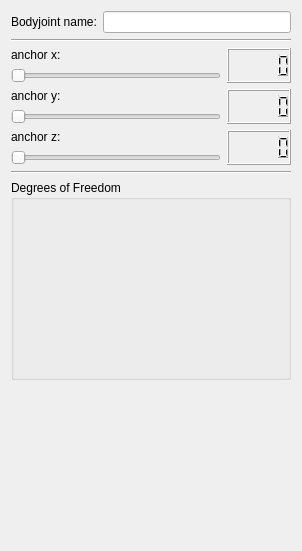
<?xml version="1.0" encoding="UTF-8"?>
<ui version="4.0">
 <class>BodyJointEditorBase</class>
 <widget class="QWidget" name="BodyJointEditorBase">
  <property name="geometry">
   <rect>
    <x>0</x>
    <y>0</y>
    <width>302</width>
    <height>551</height>
   </rect>
  </property>
  <property name="windowTitle">
   <string>Form</string>
  </property>
  <layout class="QVBoxLayout" name="verticalLayout_7">
   <item>
    <layout class="QHBoxLayout" name="horizontalLayout_7">
     <item>
      <widget class="QLabel" name="label_7">
       <property name="text">
        <string>Bodyjoint name:</string>
       </property>
      </widget>
     </item>
     <item>
      <widget class="QLineEdit" name="lineEdit"/>
     </item>
    </layout>
   </item>
   <item>
    <widget class="Line" name="line_2">
     <property name="orientation">
      <enum>Qt::Horizontal</enum>
     </property>
    </widget>
   </item>
   <item>
    <layout class="QHBoxLayout" name="horizontalLayout">
     <item>
      <layout class="QVBoxLayout" name="verticalLayout">
       <item>
        <widget class="QLabel" name="label">
         <property name="text">
          <string>anchor x:</string>
         </property>
        </widget>
       </item>
       <item>
        <widget class="QSlider" name="slider0">
         <property name="orientation">
          <enum>Qt::Horizontal</enum>
         </property>
        </widget>
       </item>
      </layout>
     </item>
     <item>
      <widget class="QLCDNumber" name="lcd0"/>
     </item>
    </layout>
   </item>
   <item>
    <layout class="QHBoxLayout" name="horizontalLayout_2">
     <item>
      <layout class="QVBoxLayout" name="verticalLayout_2">
       <item>
        <widget class="QLabel" name="label_2">
         <property name="text">
          <string>anchor y:</string>
         </property>
        </widget>
       </item>
       <item>
        <widget class="QSlider" name="slider1">
         <property name="orientation">
          <enum>Qt::Horizontal</enum>
         </property>
        </widget>
       </item>
      </layout>
     </item>
     <item>
      <widget class="QLCDNumber" name="lcd1"/>
     </item>
    </layout>
   </item>
   <item>
    <layout class="QHBoxLayout" name="horizontalLayout_3">
     <item>
      <layout class="QVBoxLayout" name="verticalLayout_3">
       <item>
        <widget class="QLabel" name="label_3">
         <property name="text">
          <string>anchor z:</string>
         </property>
        </widget>
       </item>
       <item>
        <widget class="QSlider" name="slider2">
         <property name="orientation">
          <enum>Qt::Horizontal</enum>
         </property>
        </widget>
       </item>
      </layout>
     </item>
     <item>
      <widget class="QLCDNumber" name="lcd2"/>
     </item>
    </layout>
   </item>
   <item>
    <widget class="Line" name="line">
     <property name="orientation">
      <enum>Qt::Horizontal</enum>
     </property>
    </widget>
   </item>
   <item>
    <widget class="QGroupBox" name="BodyJointEditorBaseLayout">
     <property name="minimumSize">
      <size>
       <width>0</width>
       <height>200</height>
      </size>
     </property>
     <property name="title">
      <string>Degrees of Freedom</string>
     </property>
     <layout class="QVBoxLayout" name="verticalLayout_4">
      <property name="spacing">
       <number>0</number>
      </property>
      <property name="margin">
       <number>0</number>
      </property>
      <item>
       <widget class="DofEditor" name="dofEditor0" native="true"/>
      </item>
      <item>
       <widget class="DofEditor" name="dofEditor1" native="true"/>
      </item>
      <item>
       <widget class="DofEditor" name="dofEditor2" native="true"/>
      </item>
      <item>
       <widget class="DofEditor" name="dofEditor3" native="true"/>
      </item>
      <item>
       <widget class="DofEditor" name="dofEditor4" native="true"/>
      </item>
      <item>
       <widget class="DofEditor" name="dofEditor5" native="true"/>
      </item>
     </layout>
    </widget>
   </item>
   <item>
    <spacer name="verticalSpacer">
     <property name="orientation">
      <enum>Qt::Vertical</enum>
     </property>
     <property name="sizeHint" stdset="0">
      <size>
       <width>20</width>
       <height>40</height>
      </size>
     </property>
    </spacer>
   </item>
  </layout>
 </widget>
 <customwidgets>
  <customwidget>
   <class>DofEditor</class>
   <extends>QWidget</extends>
   <header location="global">widgets/DofEditor.h</header>
   <container>1</container>
  </customwidget>
 </customwidgets>
 <resources/>
 <connections>
  <connection>
   <sender>slider0</sender>
   <signal>valueChanged(int)</signal>
   <receiver>lcd0</receiver>
   <slot>display(int)</slot>
   <hints>
    <hint type="sourcelabel">
     <x>115</x>
     <y>87</y>
    </hint>
    <hint type="destinationlabel">
     <x>259</x>
     <y>75</y>
    </hint>
   </hints>
  </connection>
  <connection>
   <sender>slider1</sender>
   <signal>valueChanged(int)</signal>
   <receiver>lcd1</receiver>
   <slot>display(int)</slot>
   <hints>
    <hint type="sourcelabel">
     <x>115</x>
     <y>139</y>
    </hint>
    <hint type="destinationlabel">
     <x>259</x>
     <y>127</y>
    </hint>
   </hints>
  </connection>
  <connection>
   <sender>slider2</sender>
   <signal>valueChanged(int)</signal>
   <receiver>lcd2</receiver>
   <slot>display(int)</slot>
   <hints>
    <hint type="sourcelabel">
     <x>115</x>
     <y>191</y>
    </hint>
    <hint type="destinationlabel">
     <x>259</x>
     <y>179</y>
    </hint>
   </hints>
  </connection>
 </connections>
</ui>
